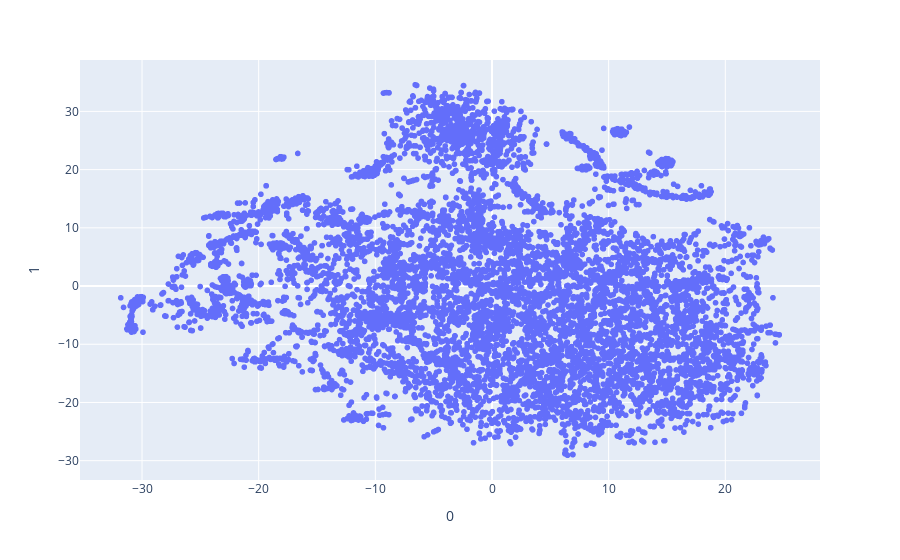

The notebook cell saved with this chart:
### Markdown cell above
T-sne in general tends to preserve local similarities better than PCA. In any case, it's always interesting to try both for visualizing high dimensional data.

### Code cell
fig = px.scatter(X_embedded, x=0, y=1)
fig.show()

### Figure 1 — Plotly figure (JSON) as saved in the notebook; plotly's stock layout.template omitted (floating-point values rounded to 4 significant figures; data arrays with more than 128 entries replaced by an {"elided": "..."} marker saying what was removed)
{"data": [{"hovertemplate": "0=%{x}<br>1=%{y}<extra></extra>", "legendgroup": "", "marker": {"color": "#636efa", "symbol": "circle"}, "mode": "markers", "name": "", "showlegend": false, "type": "scattergl", "x": {"elided": "9724 float values"}, "xaxis": "x", "y": {"elided": "9724 float values"}, "yaxis": "y"}], "layout": {"legend": {"tracegroupgap": 0}, "margin": {"t": 60}, "xaxis": {"anchor": "y", "domain": [0, 1], "title": {"text": "0"}}, "yaxis": {"anchor": "x", "domain": [0, 1], "title": {"text": "1"}}}}
